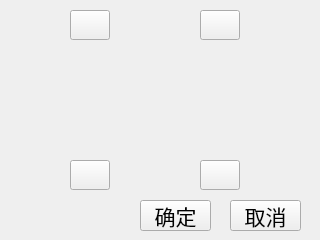
<?xml version="1.0" encoding="UTF-8"?>
<ui version="4.0">
 <class>SetTimeDlg</class>
 <widget class="QWidget" name="SetTimeDlg">
  <property name="geometry">
   <rect>
    <x>0</x>
    <y>0</y>
    <width>320</width>
    <height>240</height>
   </rect>
  </property>
  <property name="windowTitle">
   <string>时间设置</string>
  </property>
  <property name="windowIcon">
   <iconset>
    <normaloff>:/navigationbar/设置.png</normaloff>:/navigationbar/设置.png</iconset>
  </property>
  <widget class="QWidget" name="horizontalLayoutWidget">
   <property name="geometry">
    <rect>
     <x>40</x>
     <y>50</y>
     <width>101</width>
     <height>101</height>
    </rect>
   </property>
   <property name="font">
    <font>
     <family>幼圆</family>
     <pointsize>16</pointsize>
    </font>
   </property>
   <layout class="QHBoxLayout" name="layoutDigitHour"/>
  </widget>
  <widget class="QPushButton" name="pushButtonHourInc">
   <property name="geometry">
    <rect>
     <x>70</x>
     <y>10</y>
     <width>40</width>
     <height>30</height>
    </rect>
   </property>
   <property name="font">
    <font>
     <family>幼圆</family>
     <pointsize>16</pointsize>
    </font>
   </property>
   <property name="text">
    <string/>
   </property>
  </widget>
  <widget class="QPushButton" name="pushButtonHourDec">
   <property name="geometry">
    <rect>
     <x>70</x>
     <y>160</y>
     <width>40</width>
     <height>30</height>
    </rect>
   </property>
   <property name="font">
    <font>
     <family>幼圆</family>
     <pointsize>16</pointsize>
    </font>
   </property>
   <property name="text">
    <string/>
   </property>
  </widget>
  <widget class="QPushButton" name="pushButtonMinuteInc">
   <property name="geometry">
    <rect>
     <x>200</x>
     <y>10</y>
     <width>40</width>
     <height>30</height>
    </rect>
   </property>
   <property name="font">
    <font>
     <family>幼圆</family>
     <pointsize>16</pointsize>
    </font>
   </property>
   <property name="text">
    <string/>
   </property>
  </widget>
  <widget class="QPushButton" name="pushButtonMinuteDec">
   <property name="geometry">
    <rect>
     <x>200</x>
     <y>160</y>
     <width>40</width>
     <height>30</height>
    </rect>
   </property>
   <property name="font">
    <font>
     <family>幼圆</family>
     <pointsize>16</pointsize>
    </font>
   </property>
   <property name="text">
    <string/>
   </property>
  </widget>
  <widget class="QPushButton" name="pushButtonOk">
   <property name="geometry">
    <rect>
     <x>140</x>
     <y>200</y>
     <width>71</width>
     <height>31</height>
    </rect>
   </property>
   <property name="font">
    <font>
     <pointsize>16</pointsize>
    </font>
   </property>
   <property name="text">
    <string>确定</string>
   </property>
  </widget>
  <widget class="QPushButton" name="pushButtonCancel">
   <property name="geometry">
    <rect>
     <x>230</x>
     <y>200</y>
     <width>71</width>
     <height>31</height>
    </rect>
   </property>
   <property name="font">
    <font>
     <family>幼圆</family>
     <pointsize>16</pointsize>
    </font>
   </property>
   <property name="text">
    <string>取消</string>
   </property>
  </widget>
  <widget class="QWidget" name="horizontalLayoutWidget_2">
   <property name="geometry">
    <rect>
     <x>170</x>
     <y>50</y>
     <width>101</width>
     <height>101</height>
    </rect>
   </property>
   <property name="font">
    <font>
     <family>幼圆</family>
     <pointsize>16</pointsize>
    </font>
   </property>
   <layout class="QHBoxLayout" name="layoutDigitMinute"/>
  </widget>
 </widget>
 <tabstops>
  <tabstop>pushButtonOk</tabstop>
  <tabstop>pushButtonCancel</tabstop>
  <tabstop>pushButtonHourInc</tabstop>
  <tabstop>pushButtonHourDec</tabstop>
  <tabstop>pushButtonMinuteInc</tabstop>
  <tabstop>pushButtonMinuteDec</tabstop>
 </tabstops>
 <resources/>
 <connections/>
</ui>
